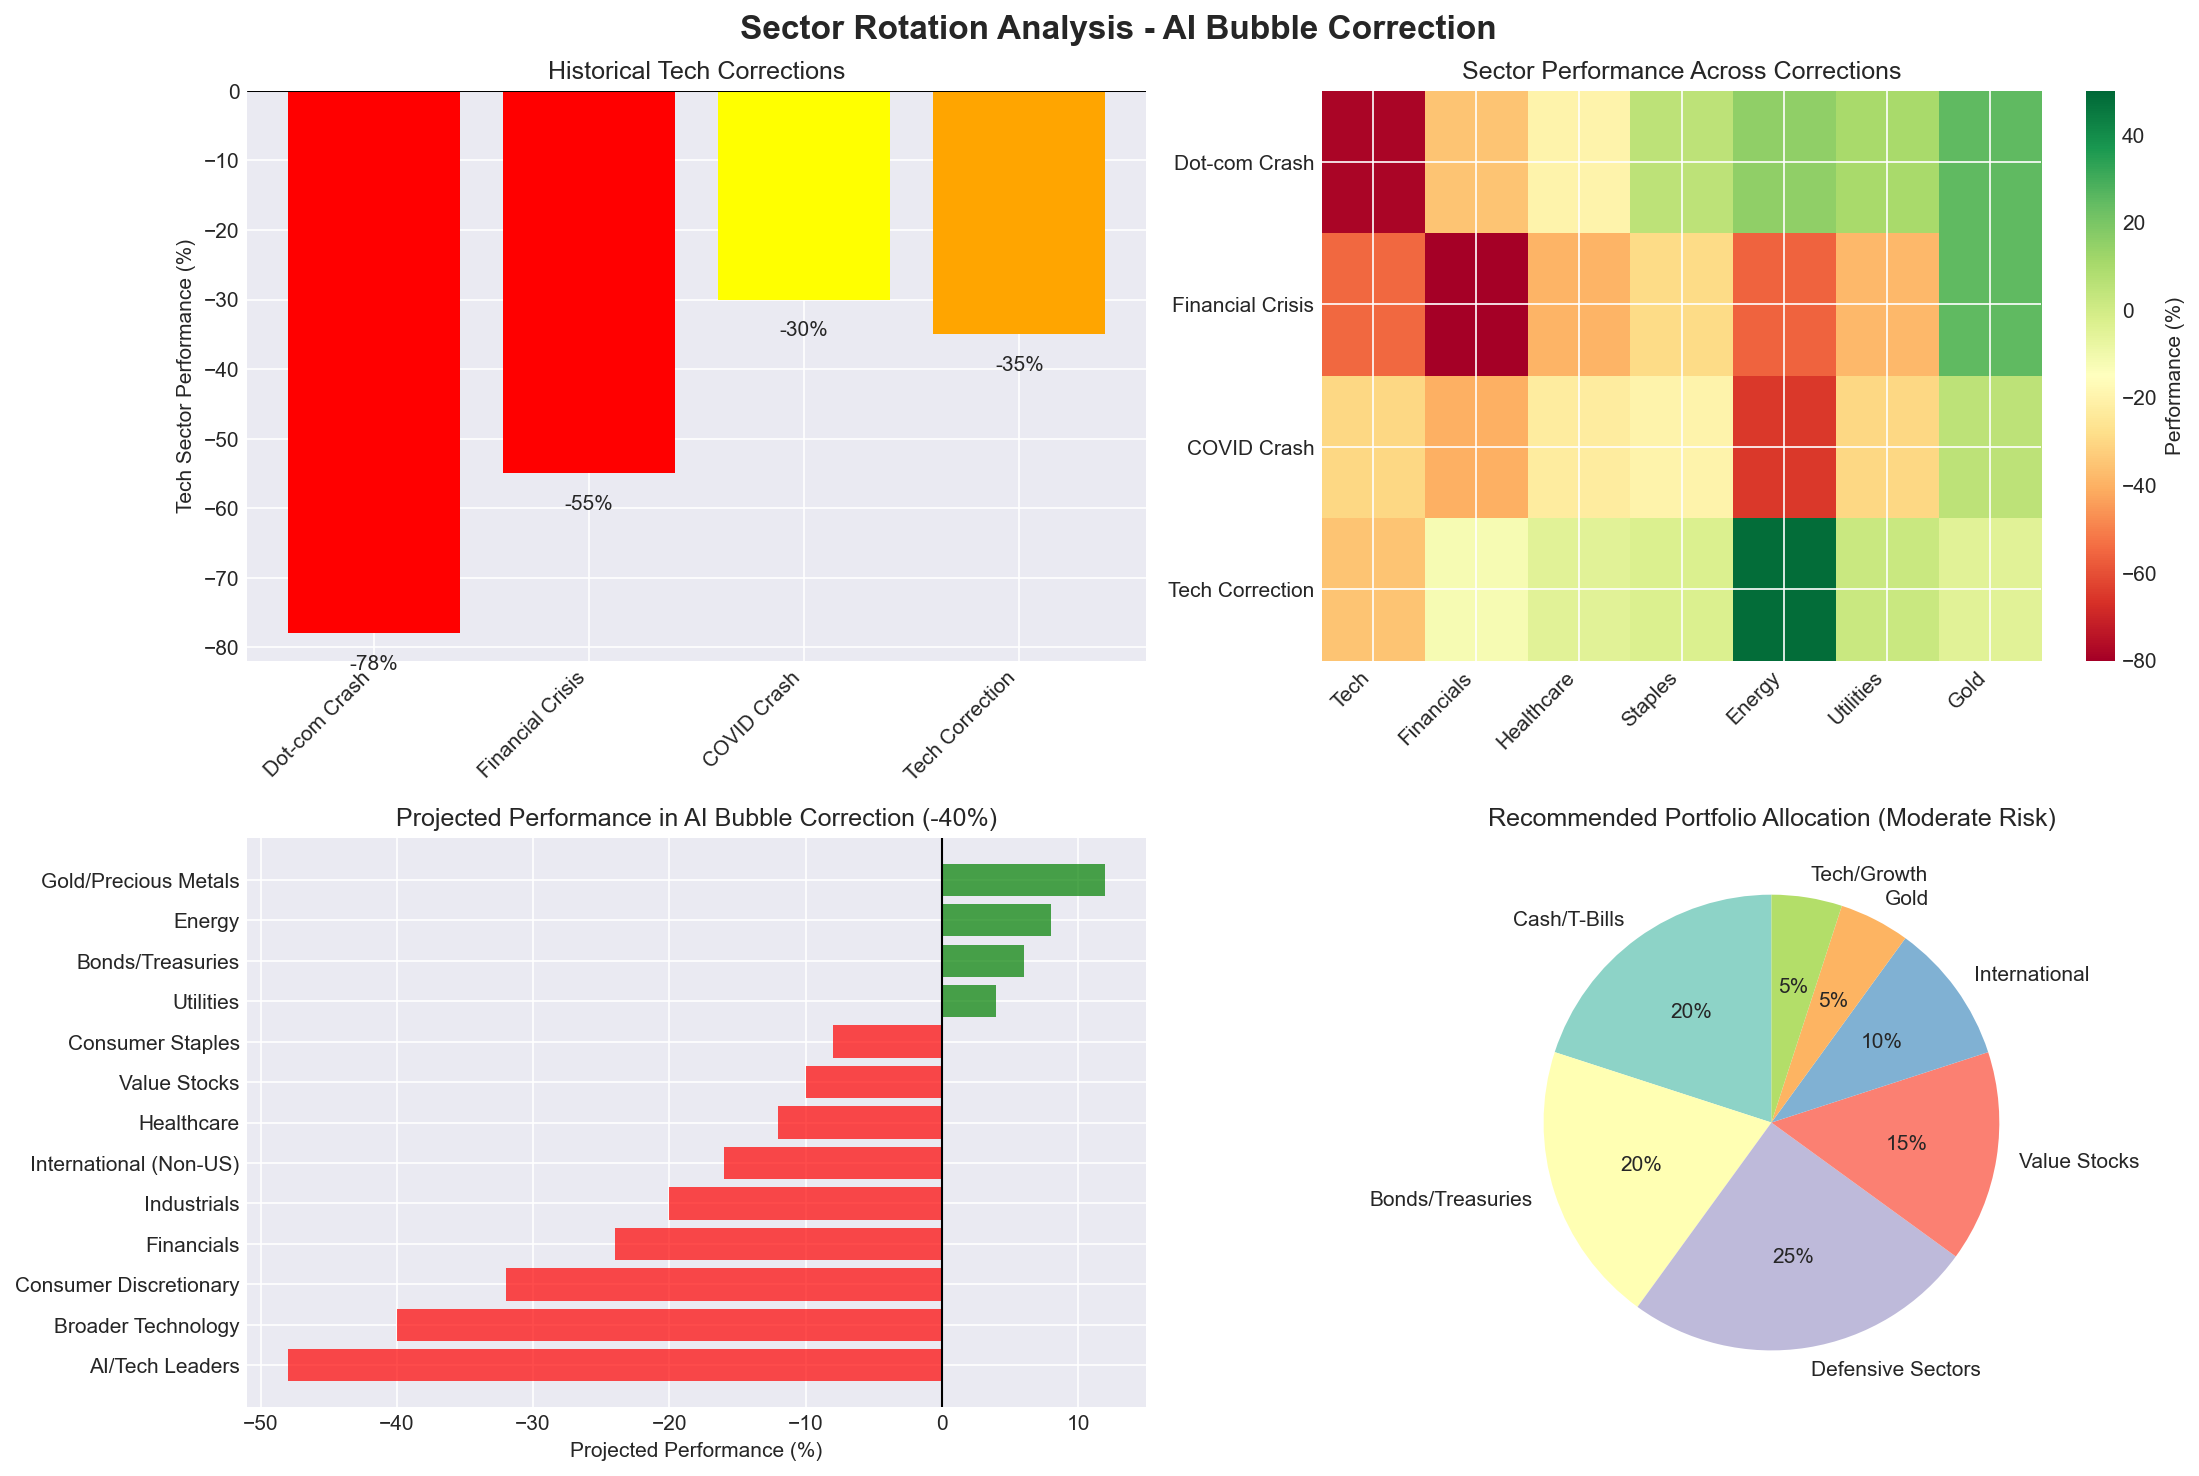

Write Python code to recreate this figure.
#!/usr/bin/env python3
"""
Sector Rotation Analysis During Tech Bubble Corrections
Analyzes which sectors historically benefit when tech corrects
"""

import pandas as pd
import numpy as np
import matplotlib.pyplot as plt
import seaborn as sns
from datetime import datetime

plt.style.use('seaborn-v0_8-darkgrid')

class SectorRotationAnalyzer:
    """
    Analyzes sector performance patterns during tech corrections
    """

    def __init__(self):
        # Historical data from major tech corrections
        self.corrections = {
            'Dot-com Crash (2000-2002)': {
                'tech_performance': -78,  # NASDAQ fell 78%
                'sector_performance': {
                    'Technology': -78,
                    'Consumer Discretionary': -45,
                    'Financials': -35,
                    'Healthcare': -20,
                    'Industrials': -30,
                    'Energy': +15,
                    'Utilities': +10,
                    'Consumer Staples': +5,
                    'Real Estate': +8,
                    'Materials': -10,
                    'Gold/Precious Metals': +25
                }
            },
            'Financial Crisis (2008-2009)': {
                'tech_performance': -55,
                'sector_performance': {
                    'Technology': -55,
                    'Financials': -83,
                    'Consumer Discretionary': -54,
                    'Industrials': -57,
                    'Energy': -56,
                    'Materials': -60,
                    'Healthcare': -39,
                    'Consumer Staples': -29,
                    'Utilities': -38,
                    'Real Estate': -68,
                    'Gold/Precious Metals': +25
                }
            },
            'COVID Crash (2020)': {
                'tech_performance': -30,
                'sector_performance': {
                    'Technology': -30,
                    'Energy': -65,
                    'Financials': -40,
                    'Industrials': -38,
                    'Real Estate': -35,
                    'Materials': -33,
                    'Utilities': -30,
                    'Consumer Discretionary': -28,
                    'Healthcare': -23,
                    'Consumer Staples': -20,
                    'Gold/Precious Metals': +5
                }
            },
            'Tech Correction (2022)': {
                'tech_performance': -35,
                'sector_performance': {
                    'Technology': -35,
                    'Consumer Discretionary': -37,
                    'Real Estate': -28,
                    'Financials': -12,
                    'Materials': -14,
                    'Industrials': -7,
                    'Healthcare': -5,
                    'Consumer Staples': -3,
                    'Utilities': +2,
                    'Energy': +48,
                    'Gold/Precious Metals': -5
                }
            }
        }

        # Current AI bubble specifics
        self.ai_bubble_sectors = {
            'High Risk (Direct AI Exposure)': [
                'NVIDIA', 'AMD', 'Microsoft', 'Google', 'Meta',
                'OpenAI', 'Anthropic', 'Palantir', 'C3.ai'
            ],
            'Medium Risk (AI Adjacent)': [
                'Apple', 'Amazon', 'Tesla', 'Adobe', 'Salesforce',
                'ServiceNow', 'Snowflake', 'MongoDB'
            ],
            'Low Risk (Traditional Tech)': [
                'Oracle', 'IBM', 'Cisco', 'Intel', 'HP'
            ],
            'Potential Beneficiaries': [
                'Energy', 'Utilities', 'Consumer Staples', 'Healthcare',
                'Value Stocks', 'International Markets', 'Gold'
            ]
        }

    def analyze_historical_patterns(self):
        """
        Analyze historical sector rotation patterns
        """
        print("=" * 80)
        print("HISTORICAL SECTOR ROTATION PATTERNS DURING TECH CORRECTIONS")
        print("=" * 80)

        # Calculate average performance across corrections
        all_sectors = set()
        for correction in self.corrections.values():
            all_sectors.update(correction['sector_performance'].keys())

        avg_performance = {}
        for sector in all_sectors:
            performances = []
            for correction in self.corrections.values():
                if sector in correction['sector_performance']:
                    performances.append(correction['sector_performance'][sector])
            avg_performance[sector] = np.mean(performances) if performances else 0

        # Sort by average performance
        sorted_sectors = sorted(avg_performance.items(),
                              key=lambda x: x[1], reverse=True)

        print("\nAverage Sector Performance During Tech Corrections:")
        print("-" * 50)
        for sector, perf in sorted_sectors:
            if perf > 0:
                indicator = "📈"
                color = "OUTPERFORMER"
            elif perf > -20:
                indicator = "➡️"
                color = "DEFENSIVE"
            else:
                indicator = "📉"
                color = "UNDERPERFORMER"

            print(f"{indicator} {sector:25s}: {perf:+6.1f}%  [{color}]")

        return avg_performance

    def project_ai_bubble_correction(self, correction_magnitude=40):
        """
        Project potential sector performance in AI bubble correction
        """
        print("\n" + "=" * 80)
        print("PROJECTED SECTOR PERFORMANCE IN AI BUBBLE CORRECTION")
        print("=" * 80)
        print(f"Assumption: {correction_magnitude}% tech sector correction")
        print("-" * 50)

        # Based on historical patterns, project performance
        projections = {
            'AI/Tech Leaders': -correction_magnitude * 1.2,  # Overcorrection
            'Broader Technology': -correction_magnitude,
            'Consumer Discretionary': -correction_magnitude * 0.8,
            'Financials': -correction_magnitude * 0.6,
            'Industrials': -correction_magnitude * 0.5,
            'Healthcare': -correction_magnitude * 0.3,
            'Consumer Staples': -correction_magnitude * 0.2,
            'Utilities': correction_magnitude * 0.1,  # Slight positive
            'Energy': correction_magnitude * 0.2,  # Beneficiary
            'Gold/Precious Metals': correction_magnitude * 0.3,  # Safe haven
            'Value Stocks': -correction_magnitude * 0.25,
            'International (Non-US)': -correction_magnitude * 0.4,
            'Bonds/Treasuries': correction_magnitude * 0.15
        }

        sorted_projections = sorted(projections.items(),
                                  key=lambda x: x[1], reverse=True)

        print("\nProjected Performance by Sector/Asset Class:")
        for sector, perf in sorted_projections:
            bars = '█' * int(abs(perf) / 5)
            if perf > 0:
                print(f"📈 {sector:25s}: {perf:+6.1f}% {bars}")
            else:
                print(f"📉 {sector:25s}: {perf:+6.1f}% {bars}")

        return projections

    def recommend_rotation_strategy(self):
        """
        Recommend specific rotation strategies
        """
        print("\n" + "=" * 80)
        print("RECOMMENDED SECTOR ROTATION STRATEGIES")
        print("=" * 80)

        strategies = {
            'Immediate Actions (Now)': [
                'Reduce exposure to high P/E AI stocks (NVIDIA, AI startups)',
                'Take profits on stocks up >100% in past year',
                'Rotate into defensive sectors (Staples, Utilities, Healthcare)',
                'Increase allocation to value stocks (P/E < 20)',
                'Add international diversification (Europe, Asia)',
                'Consider gold/precious metals allocation (5-10%)'
            ],
            '3-Month Strategy': [
                'Monitor tech earnings for disappointments',
                'Build cash position for opportunities (20-30%)',
                'Research quality tech names for post-correction buying',
                'Increase bond allocation if yields rise',
                'Focus on companies with real AI revenue (not promises)'
            ],
            '6-Month Strategy': [
                'Prepare shopping list of quality AI stocks',
                'Look for 30-50% discounts from peaks',
                'Begin selective re-entry into tech leaders',
                'Maintain defensive tilt until stabilization',
                'Watch for capitulation indicators'
            ],
            'Post-Correction (12+ months)': [
                'Aggressive re-entry into quality tech',
                'Focus on AI infrastructure plays',
                'Identify next-generation AI winners',
                'Reduce defensive positions',
                'Return to growth-oriented allocation'
            ]
        }

        for timeframe, actions in strategies.items():
            print(f"\n{timeframe}:")
            for i, action in enumerate(actions, 1):
                print(f"  {i}. {action}")

        return strategies

    def identify_specific_opportunities(self):
        """
        Identify specific investment opportunities
        """
        print("\n" + "=" * 80)
        print("SPECIFIC OPPORTUNITIES BY CATEGORY")
        print("=" * 80)

        opportunities = {
            'Safe Haven Assets': {
                'Gold ETFs': ['GLD', 'IAU', 'SGOL'],
                'Treasury Bonds': ['TLT', 'IEF', 'SHY'],
                'Cash Equivalents': ['Money Market Funds', 'T-Bills'],
                'Rating': '🛡️ DEFENSIVE'
            },
            'Defensive Sectors': {
                'Consumer Staples': ['XLP', 'VDC', 'PG', 'KO', 'PEP'],
                'Utilities': ['XLU', 'VPU', 'NEE', 'DUK'],
                'Healthcare': ['XLV', 'VHT', 'JNJ', 'UNH', 'PFE'],
                'Rating': '🏥 RESILIENT'
            },
            'Value Opportunities': {
                'Financial Value': ['JPM', 'BAC', 'WFC', 'BRK.B'],
                'Energy': ['XLE', 'VDE', 'XOM', 'CVX'],
                'International Value': ['VEA', 'EFA', 'VWO'],
                'Rating': '💎 VALUE PLAYS'
            },
            'Contrarian Plays': {
                'Beaten-down Quality Tech': ['INTC', 'IBM', 'CSCO'],
                'Non-AI Growth': ['Healthcare innovation', 'Clean energy'],
                'Small-cap Value': ['IWM', 'VB'],
                'Rating': '🎯 CONTRARIAN'
            },
            'Post-Correction Shopping List': {
                'Quality AI Infrastructure': ['MSFT', 'GOOGL', 'AMZN'],
                'Semiconductor Leaders': ['NVDA (after 40%+ drop)', 'AMD'],
                'AI Software': ['SNOW', 'MDB', 'PLTR'],
                'Rating': '🚀 FUTURE LEADERS'
            }
        }

        for category, details in opportunities.items():
            print(f"\n{category} {details['Rating']}:")
            for subcategory, items in details.items():
                if subcategory != 'Rating':
                    print(f"  • {subcategory}: {', '.join(items)}")

        return opportunities

    def calculate_risk_adjusted_allocation(self, risk_tolerance='moderate'):
        """
        Calculate recommended portfolio allocation based on risk tolerance
        """
        print("\n" + "=" * 80)
        print("RISK-ADJUSTED PORTFOLIO ALLOCATIONS")
        print("=" * 80)

        allocations = {
            'conservative': {
                'Cash/T-Bills': 30,
                'Bonds/Treasuries': 30,
                'Defensive Sectors': 20,
                'International': 10,
                'Gold': 10,
                'Tech/Growth': 0
            },
            'moderate': {
                'Cash/T-Bills': 20,
                'Bonds/Treasuries': 20,
                'Defensive Sectors': 25,
                'Value Stocks': 15,
                'International': 10,
                'Gold': 5,
                'Tech/Growth': 5
            },
            'aggressive': {
                'Cash/T-Bills': 10,
                'Bonds/Treasuries': 10,
                'Defensive Sectors': 15,
                'Value Stocks': 20,
                'International': 15,
                'Beaten-down Tech': 20,
                'Gold': 5,
                'High-Risk AI': 5
            }
        }

        allocation = allocations.get(risk_tolerance, allocations['moderate'])

        print(f"\nRecommended Allocation for {risk_tolerance.upper()} investors:")
        print("-" * 50)

        total = 0
        for asset, pct in sorted(allocation.items(),
                                key=lambda x: x[1], reverse=True):
            bars = '█' * int(pct / 5)
            print(f"{asset:25s}: {pct:3d}% {bars}")
            total += pct

        print(f"{'Total':25s}: {total:3d}%")

        return allocation

    def generate_visual_analysis(self):
        """
        Generate visual analysis of sector rotation
        """
        fig, axes = plt.subplots(2, 2, figsize=(15, 10))
        fig.suptitle('Sector Rotation Analysis - AI Bubble Correction',
                    fontsize=16, fontweight='bold')

        # Plot 1: Historical Correction Patterns
        ax = axes[0, 0]
        corrections = list(self.corrections.keys())
        tech_perfs = [self.corrections[c]['tech_performance'] for c in corrections]
        colors = ['red' if p < -50 else 'orange' if p < -30 else 'yellow'
                 for p in tech_perfs]

        bars = ax.bar(range(len(corrections)), tech_perfs, color=colors)
        ax.set_xticks(range(len(corrections)))
        ax.set_xticklabels([c.split('(')[0].strip() for c in corrections],
                          rotation=45, ha='right')
        ax.set_ylabel('Tech Sector Performance (%)')
        ax.set_title('Historical Tech Corrections')
        ax.axhline(0, color='black', linestyle='-', linewidth=0.5)

        # Add value labels
        for bar, val in zip(bars, tech_perfs):
            ax.text(bar.get_x() + bar.get_width()/2, val - 3,
                   f'{val}%', ha='center', va='top')

        # Plot 2: Sector Performance Heatmap
        ax = axes[0, 1]
        # Create matrix of sector performances across corrections
        sectors = ['Tech', 'Financials', 'Healthcare', 'Staples',
                  'Energy', 'Utilities', 'Gold']
        matrix = []
        for correction in self.corrections.values():
            row = []
            for sector in sectors:
                sector_map = {
                    'Tech': 'Technology',
                    'Financials': 'Financials',
                    'Healthcare': 'Healthcare',
                    'Staples': 'Consumer Staples',
                    'Energy': 'Energy',
                    'Utilities': 'Utilities',
                    'Gold': 'Gold/Precious Metals'
                }
                mapped = sector_map.get(sector, sector)
                value = correction['sector_performance'].get(mapped, 0)
                row.append(value)
            matrix.append(row)

        im = ax.imshow(matrix, cmap='RdYlGn', aspect='auto', vmin=-80, vmax=50)
        ax.set_xticks(range(len(sectors)))
        ax.set_xticklabels(sectors, rotation=45, ha='right')
        ax.set_yticks(range(len(corrections)))
        ax.set_yticklabels([c.split('(')[0].strip() for c in corrections])
        ax.set_title('Sector Performance Across Corrections')

        # Add colorbar
        plt.colorbar(im, ax=ax, label='Performance (%)')

        # Plot 3: Projected AI Bubble Correction
        ax = axes[1, 0]
        projections = self.project_ai_bubble_correction(40)
        sorted_proj = sorted(projections.items(), key=lambda x: x[1])
        sectors = [s for s, _ in sorted_proj]
        values = [v for _, v in sorted_proj]
        colors = ['green' if v > 0 else 'red' for v in values]

        bars = ax.barh(range(len(sectors)), values, color=colors, alpha=0.7)
        ax.set_yticks(range(len(sectors)))
        ax.set_yticklabels(sectors)
        ax.set_xlabel('Projected Performance (%)')
        ax.set_title('Projected Performance in AI Bubble Correction (-40%)')
        ax.axvline(0, color='black', linestyle='-', linewidth=1)

        # Plot 4: Risk-Adjusted Allocation Pie Chart
        ax = axes[1, 1]
        allocation = self.calculate_risk_adjusted_allocation('moderate')
        sizes = list(allocation.values())
        labels = list(allocation.keys())
        colors = plt.cm.Set3(range(len(labels)))

        wedges, texts, autotexts = ax.pie(sizes, labels=labels, colors=colors,
                                          autopct='%1.0f%%', startangle=90)
        ax.set_title('Recommended Portfolio Allocation (Moderate Risk)')

        plt.tight_layout()
        return fig


def main():
    """
    Run sector rotation analysis
    """
    analyzer = SectorRotationAnalyzer()

    # Run analyses
    avg_performance = analyzer.analyze_historical_patterns()
    projections = analyzer.project_ai_bubble_correction()
    strategies = analyzer.recommend_rotation_strategy()
    opportunities = analyzer.identify_specific_opportunities()

    # Generate allocations for different risk profiles
    print("\n" + "=" * 80)
    print("PORTFOLIO ALLOCATIONS BY RISK PROFILE")
    print("=" * 80)

    for risk_level in ['conservative', 'moderate', 'aggressive']:
        analyzer.calculate_risk_adjusted_allocation(risk_level)
        print()

    # Generate and save visualization
    print("Generating visual analysis...")
    fig = analyzer.generate_visual_analysis()
    output_path = 'sector_rotation_analysis.png'
    fig.savefig(output_path, dpi=150, bbox_inches='tight')
    print(f"Analysis saved to: {output_path}")

    # Key takeaways
    print("\n" + "=" * 80)
    print("KEY TAKEAWAYS")
    print("=" * 80)
    print("""
1. DEFENSIVE POSITIONING IS CRITICAL
   - History shows tech corrections spread to other sectors
   - Consumer staples, utilities, and healthcare typically outperform

2. CASH IS A POSITION
   - Having 20-30% cash provides optionality
   - Allows aggressive buying during capitulation

3. GEOGRAPHIC DIVERSIFICATION HELPS
   - International markets often correct less
   - Currency effects can provide cushion

4. QUALITY MATTERS IN CORRECTIONS
   - Companies with real revenue hold up better
   - Speculative names get hit hardest

5. TIMING IS DIFFICULT
   - Begin rotation early rather than late
   - Don't try to catch falling knives
    """)

    print("=" * 80)
    print("Disclaimer: For research purposes only. Not financial advice.")
    print("=" * 80)

    return analyzer


if __name__ == "__main__":
    analyzer = main()